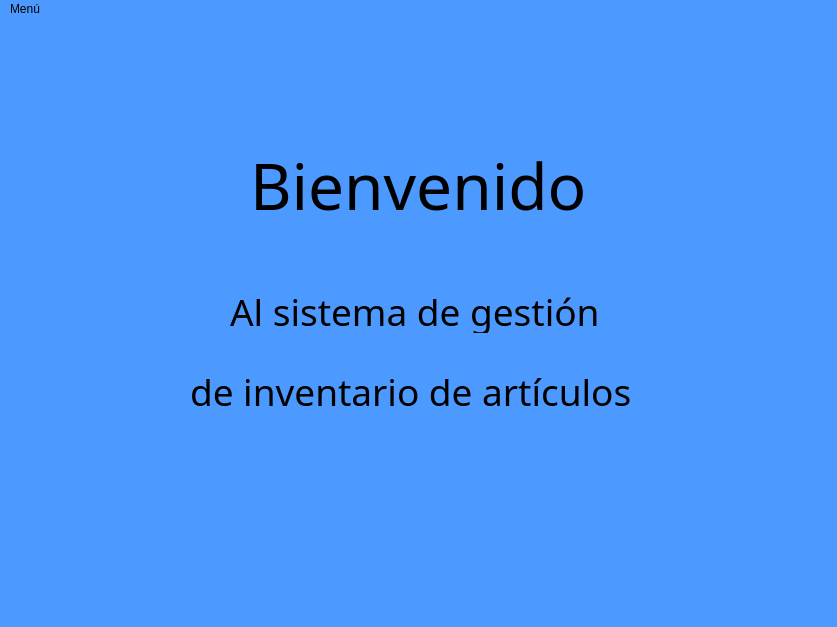
<?xml version="1.0" encoding="UTF-8"?>
<ui version="4.0">
 <class>MainWindow</class>
 <widget class="QMainWindow" name="MainWindow">
  <property name="geometry">
   <rect>
    <x>0</x>
    <y>0</y>
    <width>837</width>
    <height>627</height>
   </rect>
  </property>
  <property name="windowTitle">
   <string>Menu</string>
  </property>
  <property name="styleSheet">
   <string notr="true">background-color: rgb(0, 0, 255);
background-color: rgb(76, 154, 255);</string>
  </property>
  <widget class="QWidget" name="centralwidget">
   <widget class="QLabel" name="label">
    <property name="geometry">
     <rect>
      <x>250</x>
      <y>100</y>
      <width>361</width>
      <height>131</height>
     </rect>
    </property>
    <property name="font">
     <font>
      <family>Century Gothic</family>
      <pointsize>48</pointsize>
      <weight>50</weight>
      <bold>false</bold>
     </font>
    </property>
    <property name="text">
     <string>Bienvenido</string>
    </property>
   </widget>
   <widget class="QLabel" name="label_2">
    <property name="enabled">
     <bool>true</bool>
    </property>
    <property name="geometry">
     <rect>
      <x>230</x>
      <y>270</y>
      <width>391</width>
      <height>44</height>
     </rect>
    </property>
    <property name="font">
     <font>
      <family>Century Gothic</family>
      <pointsize>28</pointsize>
      <weight>50</weight>
      <bold>false</bold>
     </font>
    </property>
    <property name="cursor">
     <cursorShape>ArrowCursor</cursorShape>
    </property>
    <property name="text">
     <string>Al sistema de gestión </string>
    </property>
   </widget>
   <widget class="QLabel" name="label_3">
    <property name="enabled">
     <bool>true</bool>
    </property>
    <property name="geometry">
     <rect>
      <x>190</x>
      <y>350</y>
      <width>481</width>
      <height>44</height>
     </rect>
    </property>
    <property name="font">
     <font>
      <family>Century Gothic</family>
      <pointsize>28</pointsize>
      <weight>50</weight>
      <bold>false</bold>
     </font>
    </property>
    <property name="cursor">
     <cursorShape>ArrowCursor</cursorShape>
    </property>
    <property name="text">
     <string>de inventario de artículos</string>
    </property>
   </widget>
  </widget>
  <widget class="QStatusBar" name="statusbar"/>
  <widget class="QMenuBar" name="menubar">
   <property name="geometry">
    <rect>
     <x>0</x>
     <y>0</y>
     <width>837</width>
     <height>21</height>
    </rect>
   </property>
   <widget class="QMenu" name="menuMen">
    <property name="font">
     <font>
      <family>Century Gothic</family>
      <pointsize>10</pointsize>
     </font>
    </property>
    <property name="title">
     <string>Menú</string>
    </property>
    <addaction name="separator"/>
    <addaction name="actionRegristro_de_art_culos"/>
    <addaction name="actionCrear_bodega"/>
    <addaction name="actionPerfil_de_distribuidores"/>
    <addaction name="actionArticulos_de_Bodega"/>
    <addaction name="actionEntrega_de_articulos"/>
    <addaction name="separator"/>
   </widget>
   <addaction name="menuMen"/>
  </widget>
  <action name="actionRegristro_de_art_culos">
   <property name="text">
    <string>Lista de Productos</string>
   </property>
   <property name="font">
    <font>
     <family>Century Gothic</family>
     <pointsize>9</pointsize>
    </font>
   </property>
  </action>
  <action name="actionCrear_bodega">
   <property name="text">
    <string>Lista de Bodegas</string>
   </property>
   <property name="font">
    <font>
     <family>Century Gothic</family>
     <pointsize>9</pointsize>
    </font>
   </property>
  </action>
  <action name="actionPerfil_de_distribuidores">
   <property name="text">
    <string>Lista de Distribuidores</string>
   </property>
   <property name="font">
    <font>
     <family>Century Gothic</family>
     <pointsize>9</pointsize>
    </font>
   </property>
  </action>
  <action name="actionArticulos_de_Bodega">
   <property name="text">
    <string>Articulos de Bodega</string>
   </property>
  </action>
  <action name="actionEntrega_de_articulos">
   <property name="text">
    <string>Entrega de articulos</string>
   </property>
  </action>
 </widget>
 <resources/>
 <connections/>
</ui>
